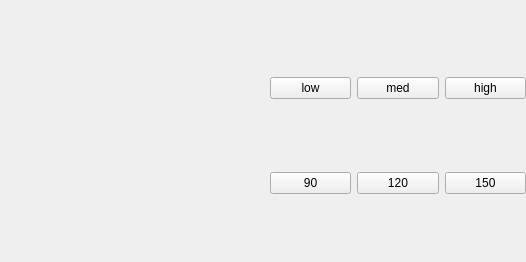
<?xml version="1.0" encoding="UTF-8"?>
<ui version="4.0">
 <class>MainWindow</class>
 <widget class="QMainWindow" name="MainWindow">
  <property name="geometry">
   <rect>
    <x>0</x>
    <y>0</y>
    <width>526</width>
    <height>262</height>
   </rect>
  </property>
  <property name="windowTitle">
   <string>Seat</string>
  </property>
  <widget class="QWidget" name="centralwidget">
   <widget class="QWidget" name="widget" native="true">
    <property name="enabled">
     <bool>false</bool>
    </property>
    <property name="geometry">
     <rect>
      <x>10</x>
      <y>10</y>
      <width>250</width>
      <height>250</height>
     </rect>
    </property>
   </widget>
   <widget class="QWidget" name="verticalLayoutWidget">
    <property name="geometry">
     <rect>
      <x>270</x>
      <y>10</y>
      <width>256</width>
      <height>251</height>
     </rect>
    </property>
    <layout class="QVBoxLayout" name="verticalLayout_2">
     <item>
      <layout class="QHBoxLayout" name="horizontalLayout_3">
       <item>
        <widget class="QPushButton" name="bLow">
         <property name="text">
          <string>low</string>
         </property>
        </widget>
       </item>
       <item>
        <widget class="QPushButton" name="bMed">
         <property name="text">
          <string>med</string>
         </property>
        </widget>
       </item>
       <item>
        <widget class="QPushButton" name="bHigh">
         <property name="text">
          <string>high</string>
         </property>
        </widget>
       </item>
      </layout>
     </item>
     <item>
      <layout class="QHBoxLayout" name="horizontalLayout_4">
       <item>
        <widget class="QPushButton" name="b90">
         <property name="text">
          <string>90</string>
         </property>
        </widget>
       </item>
       <item>
        <widget class="QPushButton" name="b120">
         <property name="text">
          <string>120</string>
         </property>
        </widget>
       </item>
       <item>
        <widget class="QPushButton" name="b150">
         <property name="text">
          <string>150</string>
         </property>
        </widget>
       </item>
      </layout>
     </item>
    </layout>
   </widget>
  </widget>
 </widget>
 <resources/>
 <connections/>
</ui>
